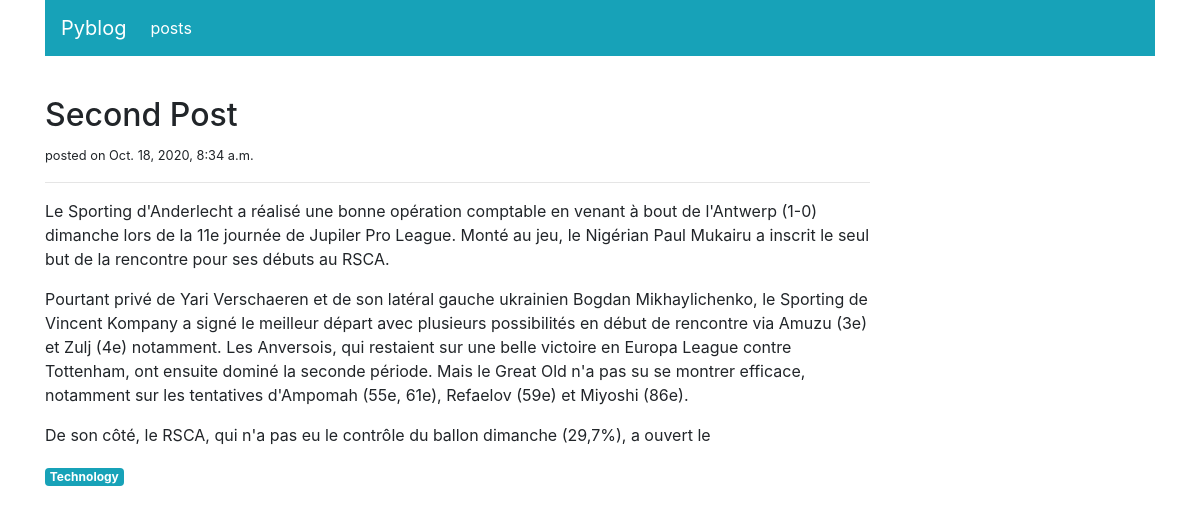
Screenshot of /blog/posts/detail/2 with the database file from the repository.
### blog/models.py (models this page shows, shortened)
class Post(models.Model):
    title = models.CharField(max_length=166)
    category = models.ForeignKey('PostCategory',
                                 null=True,
                                 blank=True,
                                 on_delete=models.DO_NOTHING)
    published = models.BooleanField(default=False)
    text = models.TextField(blank=True)
    created_at = models.DateTimeField(auto_now_add=True,null=True)

class PostCategory(models.Model):
    name = models.CharField(max_length=50)
    def slug(self):
        return slugify(self.name)

### blog/views.py (the view)
# urls.py: path('posts/detail/<int:post_id>', views.post_detail, name='post_detail'),
def post_detail(request, post_id):
    post = get_object_or_404(Post, pk=post_id)
    context = {
        'navigation_items': navigation.navigation_items(navigation.NAV_POSTS),
        'post': post,
    }
    return render(request, 'blog/post_detail.html', context)

### blog/navigation.py (called while the page is built)
def navigation_items(selected_item):
    items = []
    for name, url in NAV_ITEMS:
        items.append({
            'name': name,
            'url': url,
            'active': True if selected_item == name else False
        })
    return items

### blog/templates/blog/post_detail.html (shortened to what this page needs)
{% extends 'base.html' %}
{% block content %}
<div class="col-sm-9">
    <div class="mt-3">
        <h2>{{ post.title }}</h2>
        <small>posted on {{ post.created_at }}</small>
        <hr>
        <p class="text-muted">
            {{ post.text|linebreaks|safe }}
        </p>
        <a href="{% url 'post_list' post.category.slug %}"
           class="badge badge-info">{{ post.category.name|capfirst }}</a>
    </div>
</div>
{% endblock content %}

### rows the page displays
Post: title "Second Post", created_at "Oct. 18, 2020, 8:34 a.m.", text "Le Sporting d'Anderlecht a réalisé une bonne opération comptable en venant à bout de l'Antwerp (1-0) dimanche lors de la 11e journée de Jupiler Pro League. Monté au jeu, le Nigérian Paul Mukairu a inscrit le seul but de la rencontre pour ses débuts au RSCA. Pourtant privé de Yari Verschaeren et de son latéral gauche ukrainien Bogdan Mikhaylichenko, le Sporting de Vincent Kompany a signé le meilleur départ avec plusieurs possibilités en début de rencontre via Amuzu (3e) et Zulj (4e) notamment. Les Anversois, qui restaient sur une belle victoire en Europa League contre Tottenham, ont ensuite dominé la seconde période. Mais le Great Old n'a pas su se montrer efficace, notamment sur les…", category.name "Technology"

### other values shown
{{ item.name }} "posts"
